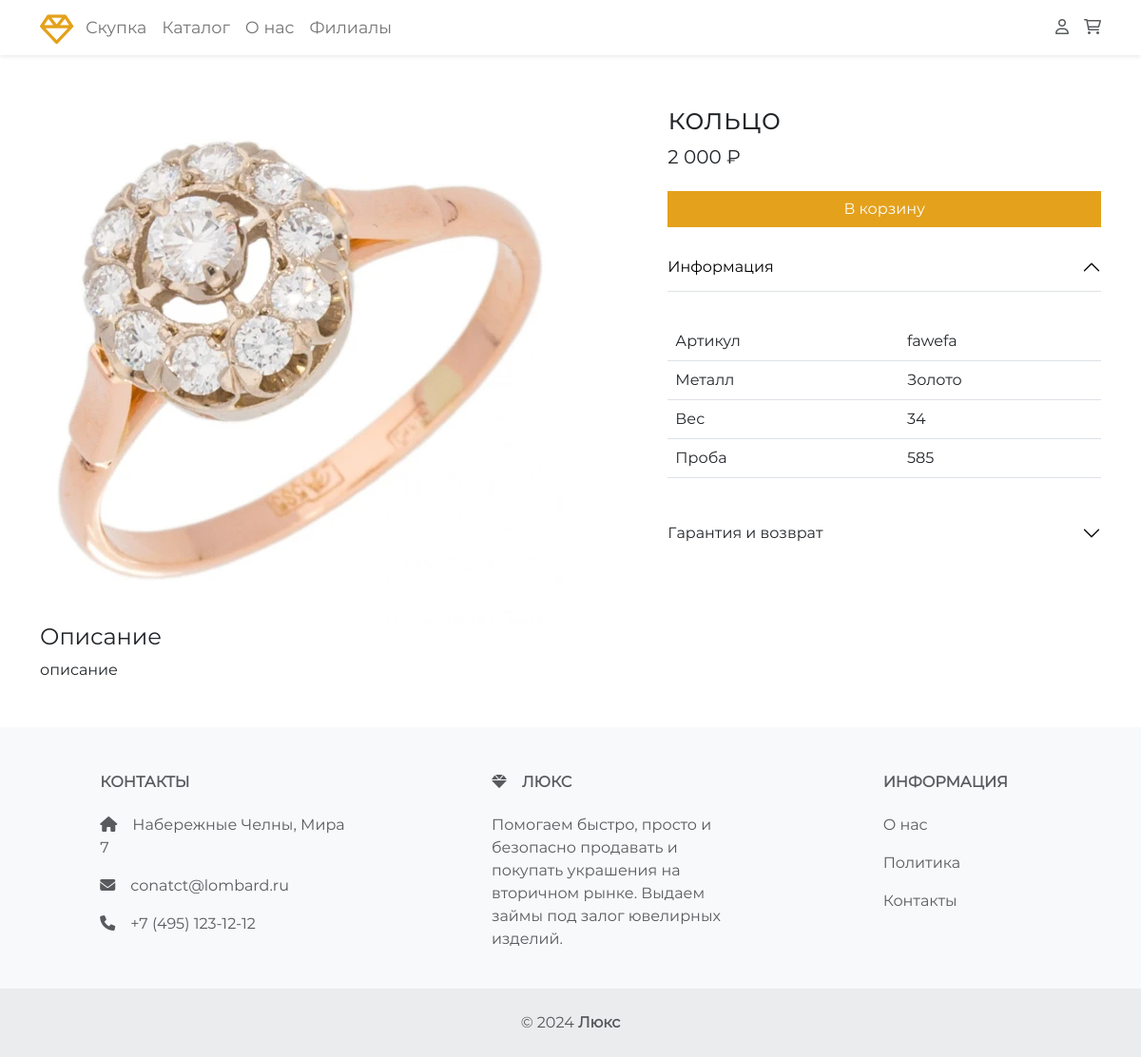
Page /product/1 on the committed database.
### tables this page shows
CREATE TABLE `products` (
  `id` int(11) NOT NULL,
  `title` varchar(128) NOT NULL,
  `description` text NOT NULL,
  `image` text NOT NULL,
  `vendor_code` varchar(32) NOT NULL,
  `price` double NOT NULL,
  `content` varchar(32) NOT NULL,
  `metal` varchar(32) NOT NULL,
  `weight` varchar(16) NOT NULL,
  `category` varchar(32) NOT NULL
);

### engine/config.php (called while the page is built)
<?php
$config = array(
	'site' => array(
		'name' => 'Люкс',
		'phone' => '+7 (495) 123-12-12',
		'email' => 'conatct@lombard.ru',
		'footer_description' => 'Помогаем быстро, просто и безопасно продавать и покупать украшения на вторичном рынке. Выдаем займы под залог ювелирных изделий.'
	),
	'db' => array(
		'host' 		=> '127.0.0.1',
		'user' 		=> 'root',
		'password' 	=> '',
		'name' 		=> 'pawnshop'
	),
	'menu' => array(
		array(
			'title' => 'Скупка',
			'url' => '/sell'
		),
		array(
			'title' => 'Каталог',
			'url' => '/catalog'
		),
		array(
			'title' => 'О нас',
			'url' => '/about'
		),
		array(
			'title' => 'Филиалы',
			'url' => '/branches'
		),
	),
	'menu_admin' => array(
		array(
			'title' => 'Каталог',
			'url' => '/admin/catalog'
		),
		array(
			'title' => 'Заказы',
			'url' => '/admin/orders'
		),
		array(
			'title' => 'Заявки',
			'url' => '/admin/consultation'
		),
		array(
			'title' => 'Филиалы',
			'url' => '/admin/branches'
		),
	)
);

### engine/core.class.php (called while the page is built, shortened)
<?php
class core {
  public $db;
  public $config;
  public function __construct() {
    include __DIR__.'/config.php';
    $this->config = $config;
    $this->db = new db(
      $config['db']['host'],
      $config['db']['user'],
      $config['db']['password'],
      $config['db']['name'],
    );
  }
  public function getConfig() {
    return $this->config;
  }
  public function menu($type) {
    return $this->config[$type];
  }
  private static function initCharRange() {
    return array_merge(range('0', '9'), range('a', 'f'));
  }
  public function get($table, $params = [], $order = false) {
    if (empty($params)) {
      $query = "SELECT * FROM $table";
    } else {
      $search_key = array_keys($params)[0];
      $search_value = $params[$search_key];
      $query = "SELECT * FROM $table WHERE $search_key = '$search_value'";
    }
    $query = $this->db->query($query);
    return ($query->numRows()) ? $query->fetchAll() : false;
  }
}

### engine/db.class.php (called while the page is built, shortened)
<?php
class db {
    protected $connection;
	protected $query;
	public function __construct($dbhost, $dbuser, $dbpass, $dbname, $charset = 'utf8mb4') {
		$this->connection = new mysqli($dbhost, $dbuser, $dbpass, $dbname);
		$this->connection->set_charset($charset);
	}
    public function query($query) {
		if ($this->query = $this->connection->prepare($query)) {
            $this->query->execute();
        } else {
            $this->error('Unable to prepare MySQL statement (check your syntax) - ' . $this->connection->error);
        }
		return $this;
    }
	public function fetchAll($callback = null) {
	    $params = array();
        $row = array();
	    $meta = $this->query->result_metadata();
	    while ($field = $meta->fetch_field()) {
	        $params[] = &$row[$field->name];
	    }
	    call_user_func_array(array($this->query, 'bind_result'), $params);
        $result = array();
        while ($this->query->fetch()) {
            $r = array();
            foreach ($row as $key => $val) {
                $r[$key] = $val;
            }
            if ($callback != null && is_callable($callback)) {
                $value = call_user_func($callback, $r);
                if ($value == 'break') break;
            } else {
                $result[] = $r;
            }
        }
		return $result;
	}
    public function numRows() {
		$this->query->store_result();
		return $this->query->num_rows;
	}
}
?>

### product.php (the view, shortened to what this page needs)
<?php
include 'engine/core.class.php';
include 'engine/db.class.php';
$core = new core();
$config = $core->getConfig();
$menu = $core->menu('menu');
if (isset($_GET['id'])) {
    $product = $core->get('products', ['id' => $_GET['id']])[0];
} else {
    header('Location: /catalog');
}
if (isset($_COOKIE['cart'])) {
    $cart = json_decode($_COOKIE['cart'], true);
} else {
    $cart = [];
}
?>
<!DOCTYPE html>
<html class="h-100">
<head>
    <link rel="stylesheet" href="/assets/css/swiper-bundle.min.css">
    <link rel="stylesheet" href="/assets/css/bootstrap.min.css">
    <link rel="stylesheet" href="/assets/fontawesome-pro-6.1.0-web/css/all.min.css">
    <link rel="stylesheet" href="/assets/css/style.css?=<?=$_SERVER['REQUEST_TIME']?>">
</head>
<body class="d-flex flex-column h-100">
    <header>
        <nav class="navbar navbar-expand-lg navbar-light bg-white shadow-sm bg-body-tertiary">
            <div class="container">
                <a class="navbar-brand me-2 fw-bold" href="/">
                    <div class="logo" title="<?=$config['site']['name']?>">
                        <i class="fa-regular fa-gem fa-2x"></i>
                    </div>
                </a>
                <div class="collapse navbar-collapse" id="navbarSupportedContent">
                    <ul class="navbar-nav me-auto mb-2 mb-lg-0">
                        <?php foreach ($menu as $m):?>
                            <li class="nav-item"> <a class="nav-link" aria-current="page" href="<?=$m['url']?>"><?=$m['title']?></a> </li>
                        <?php endforeach;?>
                    </ul>
                </div>
                <div class="d-none d-lg-flex" style="gap: 1rem;">
                    <a class="text-muted" href="/account/" title="Профиль">
                        <i class="fa-regular fa-user"></i>
                    </a>
                    <a class="text-muted" href="/cart" title="Корзина">
                        <i class="fa-regular fa-shopping-cart"></i>
                    </a>
                </div>
            </div>
        </nav>
    </header>
    <main>
        <section class="py-5">
            <div class="container">
                <div class="row g-3">
                    <div class="col-7">
                        <?php if ($product['image']):?>
                            <img src="<?=$product['image']?>" alt="<?=$product['title']?>" class="img-fluid">
                        <?php else:?>
                            <img src="/assets/img/placeholder.jpg" alt="<?=$product['title']?>" class="img-fluid">
                        <?php endif;?>
                    </div>
                    <div class="col-5">
                        <h2><?=$product['title']?></h2>
                        <div class="h5"><?=number_format($product['price'], 0, ',', ' ')?> ₽</div>
                        <?php if (in_array($product['id'], array_keys($cart))):?>
                            <a href="/cart" class="btn btn-outline-warning mt-3 add-to-cart w-100 rounded-0" data-id="<?=$product['id']?>">В корзине</a>
                        <?php else:?>
                            <a href="javascript:void(0)" class="btn btn-warning mt-3 add-to-cart w-100 rounded-0" data-id="<?=$product['id']?>">В корзину</a>
                        <?php endif;?>
                        <div class="accordion mt-3" id="product-accordion">
                            <div class="accordion-item border-0 rounded-0">
                                <h2 class="accordion-header" id="htwo">
                                    <button class="accordion-button rounded-0 px-0" type="button" data-bs-toggle="collapse" data-bs-target="#a-info" aria-expanded="true" aria-controls="a-info">Информация</button>
                                </h2>
                                <div id="a-info" class="accordion-collapse collapse show" aria-labelledby="htwo" data-bs-parent="#product-accordion">
                                    <div class="accordion-body px-0">
                                        <table class="table my-3">
                                            <tbody>
                                                <tr>
                                                    <td>Артикул</td>
                                                    <td><?=$product['vendor_code']?></td>
                                                </tr>
                                                <tr>
                                                    <td>Металл</td>
                                                    <td><?=$product['metal']?></td>
                                                </tr>
                                                <tr>
                                                    <td>Вес</td>
                                                    <td><?=$product['weight']?></td>
                                                </tr>
                                                <tr>
                                                    <td>Проба</td>
                                                    <td><?=$product['content']?></td>
                                                </tr>
                                            </tbody>
                                        </table>
                                    </div>
                                </div>
                            </div>
                            <div class="accordion-item border-0 rounded-0">
                                <h2 class="accordion-header" id="hone">
                                    <button class="accordion-button rounded-0 px-0 collapsed" type="button" data-bs-toggle="collapse" data-bs-target="#a-guarantee" aria-expanded="false" aria-controls="a-guarantee">Гарантия и возврат</button>
                                </h2>
                            </div>
                        </div>
                    </div>
                </div>
                <?php if ($product['description']):?>
                    <h4>Описание</h4>
                    <div><?=$product['description']?></div>
                <?php endif;?>
            </div>
        </section>
    </main>
    <footer class="text-center text-lg-start bg-body-tertiary text-muted bg-light mt-auto">
        <section class="">
            <div class="container text-center text-md-start mt-5">
                <div class="row mt-3">
                    <div class="col-md-4 col-lg-3 col-xl-3 mx-auto mb-md-0 mb-4">
                        <h6 class="text-uppercase fw-bold mb-4">Контакты</h6>
                        <p><i class="fas fa-home me-3"></i>Набережные Челны, Мира 7</p>
                        <p> <i class="fas fa-envelope me-3"></i><?=$config['site']['email']?></p>
                        <p><i class="fas fa-phone me-3"></i><?=$config['site']['phone']?></p>
                    </div>
                    <div class="col-md-3 col-lg-4 col-xl-3 mx-auto mb-4">
                        <h6 class="text-uppercase fw-bold mb-4">
                            <i class="fas fa-gem me-3"></i><?=$config['site']['name']?></h6>
                        <p><?=$config['site']['footer_description']?></p>
                    </div>
                    <div class="col-md-2 col-lg-2 col-xl-2 mx-auto mb-4">
                        <h6 class="text-uppercase fw-bold mb-4">
                Информация
              </h6>
                        <p> <a href="/about" class="text-reset">О нас</a> </p>
                        <p> <a href="#!" class="text-reset">Политика</a> </p>
                        <p> <a href="#!" class="text-reset">Контакты</a> </p>
                    </div>
                </div>
            </div>
        </section>
        <div class="text-center p-4" style="background-color: rgba(0, 0, 0, 0.05);"> © <?=date('Y')?> <a class="text-reset fw-bold" href="/"><?=$config['site']['name']?></a> </div>
    </footer>
</body>
</html>

### assets/css/style.css (style rules this page uses)
tr { vertical-align: middle; }
body { font-family: "Montserrat"; }
.logo { width: 32px; height: 32px; color: #e4a11b; }
.navbar-brand, .nav-link { font-size: 1.1rem; }
.btn-warning { background-color: #e4a11b!important; color: #fff!important; border-color: #e4a11b!important; }
.accordion-button:not(.collapsed) { color: #000; background-color: transparent; }
a { text-decoration: none; transition: .2s ease; }

### rows in the picture
products: image (picture), title "кольцо", price "2 000", vendor_code "fawefa", metal "Золото", weight "34", content "585", description "описание"

### other values in the picture
$m['title'] "Скупка"
$m['title'] "Каталог"
$m['title'] "О нас"
$m['title'] "Филиалы"
$config['site']['email'] "conatct@lombard.ru"
$config['site']['phone'] "+7 (495) 123-12-12"
$config['site']['name'] "ЛЮКС"
$config['site']['footer_description'] "Помогаем быстро, просто и безопасно продавать и покупать украшения на вторичном рынке. Выдаем займы под залог ювелирных изделий."
$config['site']['name'] "Люкс"
